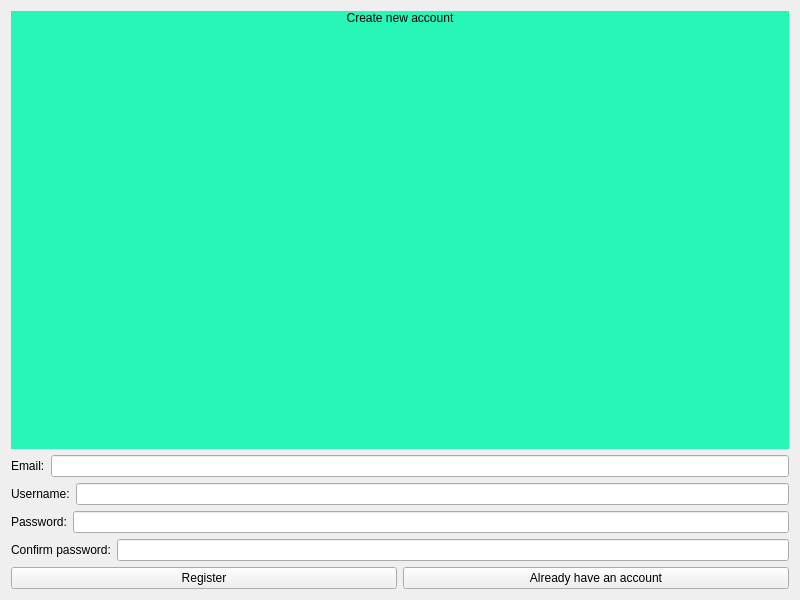
<?xml version="1.0" encoding="UTF-8"?>
<ui version="4.0">
 <class>RegisterWND</class>
 <widget class="QWidget" name="RegisterWND">
  <property name="geometry">
   <rect>
    <x>0</x>
    <y>0</y>
    <width>800</width>
    <height>600</height>
   </rect>
  </property>
  <property name="windowTitle">
   <string>Register page</string>
  </property>
  <layout class="QVBoxLayout" name="verticalLayout_2">
   <item>
    <widget class="QLabel" name="label">
     <property name="styleSheet">
      <string notr="true">font: 48pt &quot;Noto Sans&quot;;
background-color: #28f6b9;
color: #000000</string>
     </property>
     <property name="text">
      <string>Create new account</string>
     </property>
     <property name="alignment">
      <set>Qt::AlignmentFlag::AlignHCenter|Qt::AlignmentFlag::AlignTop</set>
     </property>
    </widget>
   </item>
   <item>
    <layout class="QHBoxLayout" name="horizontalLayout">
     <item>
      <widget class="QLabel" name="label_2">
       <property name="text">
        <string>Email:</string>
       </property>
      </widget>
     </item>
     <item>
      <widget class="QLineEdit" name="lineEdit"/>
     </item>
    </layout>
   </item>
   <item>
    <layout class="QHBoxLayout" name="horizontalLayout_2">
     <item>
      <widget class="QLabel" name="label_3">
       <property name="text">
        <string>Username:</string>
       </property>
      </widget>
     </item>
     <item>
      <widget class="QLineEdit" name="lineEdit_2"/>
     </item>
    </layout>
   </item>
   <item>
    <layout class="QHBoxLayout" name="horizontalLayout_3">
     <item>
      <widget class="QLabel" name="label_4">
       <property name="text">
        <string>Password:</string>
       </property>
      </widget>
     </item>
     <item>
      <widget class="QLineEdit" name="lineEdit_3">
       <property name="echoMode">
        <enum>QLineEdit::EchoMode::Password</enum>
       </property>
      </widget>
     </item>
    </layout>
   </item>
   <item>
    <layout class="QHBoxLayout" name="horizontalLayout_4">
     <item>
      <widget class="QLabel" name="label_5">
       <property name="text">
        <string>Confirm password:</string>
       </property>
      </widget>
     </item>
     <item>
      <widget class="QLineEdit" name="lineEdit_4">
       <property name="echoMode">
        <enum>QLineEdit::EchoMode::Password</enum>
       </property>
      </widget>
     </item>
    </layout>
   </item>
   <item>
    <layout class="QHBoxLayout" name="horizontalLayout_5">
     <item>
      <widget class="QPushButton" name="pushButton">
       <property name="text">
        <string>Register</string>
       </property>
      </widget>
     </item>
     <item>
      <widget class="QPushButton" name="pushButton_2">
       <property name="text">
        <string>Already have an account</string>
       </property>
      </widget>
     </item>
    </layout>
   </item>
  </layout>
 </widget>
 <resources/>
 <connections/>
</ui>
